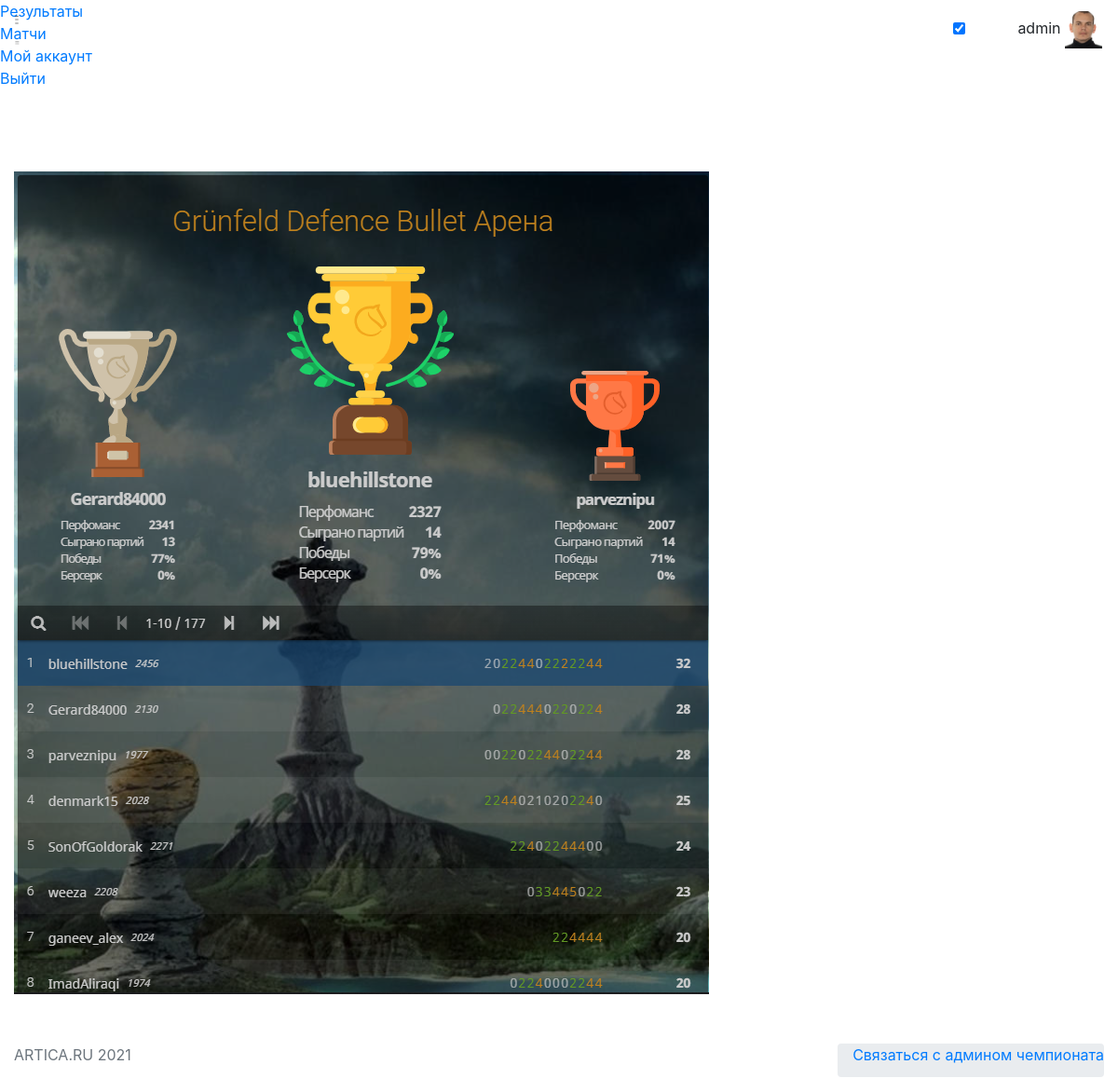
The app's page /index (signed in) with its own data.
### app/models.py (models this page shows, shortened)
class User(UserMixin, db.Model):
    id = db.Column(db.Integer, primary_key=True)
    username = db.Column(db.String(64), index=True, unique=True)
    email = db.Column(db.String(120), index=True, unique=True)
    password_hash = db.Column(db.String(128))
    pred = db.relationship('Bets', backref='author', lazy='dynamic')
    avatar = db.Column(db.String(128))
    about_me = db.Column(db.String(140))
    fio = db.Column(db.String(140))

### app/routes.py (the view)
@app.route('/index')
def index():
    return render_template('index.html', name= 'FLAAAASK')

### app/models.py (called while the page is built)
@login.user_loader
def load_user(id):
    return User.query.get(int(id))

### app/templates/index.html (shortened to what this page needs)
{% extends  'base.html' %}
{% block content%}
<br>
<img src="/static/1.png"></img>
{% endblock %}

### app/templates/base.html (shortened to what this page needs)
<!DOCTYPE html>
<html lang="en">
<head>
    <link rel="stylesheet" href="https://starbets.herokuapp.com/static/font/iconsmind-s/css/iconsminds.css" />
    <link rel="stylesheet" href="https://starbets.herokuapp.com/static/font/simple-line-icons/css/simple-line-icons.css" />
    <link rel="stylesheet" href="https://starbets.herokuapp.com/static/css/vendor/bootstrap.min.css" />
    <link rel="stylesheet" href="https://starbets.herokuapp.com/static/css/vendor/bootstrap.rtl.only.min.css" />
    <link rel="stylesheet" href="https://starbets.herokuapp.com/static/css/vendor/fullcalendar.min.css" />
    <link rel="stylesheet" href="https://starbets.herokuapp.com/static/css/vendor/dataTables.bootstrap4.min.css" />
    <link rel="stylesheet" href="https://starbets.herokuapp.com/static/css/vendor/datatables.responsive.bootstrap4.min.css" />
    <link rel="stylesheet" href="https://starbets.herokuapp.com/static/css/vendor/select2.min.css" />
    <link rel="stylesheet" href="https://starbets.herokuapp.com/static/css/vendor/select2-bootstrap.min.css" />
    <link rel="stylesheet" href="https://starbets.herokuapp.com/static/css/vendor/perfect-scrollbar.css" />
    <link rel="stylesheet" href="https://starbets.herokuapp.com/static/css/vendor/glide.core.min.css" />
    <link rel="stylesheet" href="https://starbets.herokuapp.com/static/css/vendor/bootstrap-stars.css" />
    <link rel="stylesheet" href="https://starbets.herokuapp.com/static/css/vendor/nouislider.min.css" />
    <link rel="stylesheet" href="https://starbets.herokuapp.com/static/css/vendor/bootstrap-datepicker3.min.css" />
    <link rel="stylesheet" href="https://starbets.herokuapp.com/static/css/vendor/component-custom-switch.min.css" />
    <link rel="stylesheet" href="https://starbets.herokuapp.com/static/css/main.css" />
</head>
<body id="app-container" class="menu-default show-spinner">
    <nav class="navbar fixed-top">
        <div class="d-flex align-items-center navbar-left">
            <a href="#" class="menu-button d-none d-md-block">
                <svg class="main" xmlns="http://www.w3.org/2000/svg" viewBox="0 0 9 17">
                    <rect x="0.48" y="0.5" width="7" height="1" />
                    <rect x="0.48" y="7.5" width="7" height="1" />
                    <rect x="0.48" y="15.5" width="7" height="1" />
                </svg>
                <svg class="sub" xmlns="http://www.w3.org/2000/svg" viewBox="0 0 18 17">
                    <rect x="1.56" y="0.5" width="16" height="1" />
                    <rect x="1.56" y="7.5" width="16" height="1" />
                    <rect x="1.56" y="15.5" width="16" height="1" />
                </svg>
            </a>
        </div>
        <div class="navbar-right">
            <div class="header-icons d-inline-block align-middle">
                <div class="d-none d-md-inline-block align-text-bottom mr-3">
                    <div class="custom-switch custom-switch-primary-inverse custom-switch-small pl-1"
                         data-toggle="tooltip" data-placement="left" title="Dark Mode">
                        <input class="custom-switch-input" id="switchDark" type="checkbox" checked>
                    </div>
                </div>
                <button class="header-icon btn btn-empty d-none d-sm-inline-block" type="button" id="fullScreenButton">
                </button>
            </div>
               {% if current_user.is_anonymous %}{% else %}
            <div class="user d-inline-block">
                <button class="btn btn-empty p-0" type="button" data-toggle="dropdown" aria-haspopup="true"
                    aria-expanded="false">
                    <span class="name">{{ current_user.username }}</span>
                    <span>
                        <img style="object-fit: cover; width: 40px; height: 40px;" alt="Profile picture" src="{{'static/'+current_user.avatar}}" />
                    </span>
                </button>
            </div>
            {% endif %}
        </div>
    </nav>
    <div class="menu">
        <div class="main-menu">
            <div class="scroll">
                <ul class="list-unstyled">
                    {% if current_user.is_anonymous %}
                    <li>
                        <a href="{{ url_for('login') }}">
                            <i class="simple-icon-login"></i> Войти
                        </a>
                    </li>
                    <li>
                        <a href="{{ url_for('register') }}">
                            <i class="simple-icon-user-follow"></i> Регистрация
                        </a>
                    </li>
                    {% else %}
                   <li class="active">
                        <a href="/">
                            <span>Результаты</span>
                        </a>
                    </li>
                    <li>
                        <a href="{{ url_for('matchs') }}">
                             Матчи
                        </a>
                    </li>
                    <li>
                        <a href="{{ url_for('user', username=current_user.username) }}">
                             Мой аккаунт
                        </a>
                    </li>
                    <li>
                        <a href="{{ url_for('logout') }}">
                             Выйти
                        </a>
                    </li>
                 {% endif %}
                </ul>
            </div>
        </div>
    </div>
    <main>
        <div class="container-fluid">
            <div class="row">
                <div class="col-12">
                </div>
            </div>
                {% block content%}
                {% endblock %}
        </div>
    </main>
    <footer class="page-footer">
        <div class="footer-content">
            <div class="container-fluid">
                <div class="row">
                    <div class="col-12 col-sm-6">
                        <p class="mb-0 text-muted">ARTICA.RU 2021</p>
                    </div>
                    <div class="col-sm-6 d-none d-sm-block">
                        <ul class="breadcrumb pt-0 pr-0 float-right">
                            <li class="breadcrumb-item mb-0">
                                <a href="tel:+79132344444" class="btn-link">Связаться с админом чемпионата</a>
                            </li>
                        </ul>
                    </div>
                </div>
            </div>
        </div>
    </footer>
</body>
</html>

### records on screen
User: username "admin", avatar (picture)
